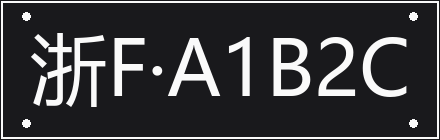
#> input picture received/b/samples/black_7.png, 440 x 140 px
$ python -i segment_chars.py   (imports and definitions only)
#> lines starting #> are read from the running program, lines starting #| are printed output that depends on the picture; after the words box and inside, x2 and y2 are one past the last pixel; in counts of white or black regions, pixels touching at a corner belong together
# -*- coding: utf-8 -*-
"""
segment_chars.py —— 车牌字符分割

处理流程：
    车牌图 -> 尺寸归一化 -> 灰度 -> Otsu 二值化（自动判断极性）
          -> 去边框/铆钉/噪点 -> 形态学闭运算补断笔
          -> 垂直投影切分 -> 合并碎块/拆分粘连 -> 过滤小圆点
          -> 输出按从左到右排序的字符图 + 位置

输入：单块车牌彩色图（BGR 或 RGB）
输出：dict(chars=[图], boxes=[(x,y,w,h)], count=n, status='ok'/'count_abnormal'/'no_char')

说明：全部用 numpy + Pillow 实现，不依赖 OpenCV；函数名与 cv2 方案一一对应，
     若要换回 cv2，只需替换 otsu / morph / connected_components 三个函数。
"""

import numpy as np
from PIL import Image, ImageFilter

CHAR_W, CHAR_H = 20, 40          # 输出字符图的标准尺寸（给 C 同学使用）
STD_H = 140                      # 车牌归一化高度
MIN_FG_RATIO, MAX_FG_RATIO = 0.03, 0.45


# ---------------------------------------------------------------- 基础工具
def to_gray(img):
    """RGB -> 灰度（0-255 float -> uint8）"""
    arr = np.asarray(img).astype(np.float32)
    if arr.ndim == 3:
        arr = 0.299 * arr[..., 0] + 0.587 * arr[..., 1] + 0.114 * arr[..., 2]
    return arr.astype(np.uint8)


def otsu_threshold(gray):
    """Otsu 自适应阈值，返回阈值 t（前景=gray>t 或 gray<=t，由调用方决定极性）"""
    hist = np.bincount(gray.ravel(), minlength=256).astype(np.float64)
    total = hist.sum()
    sum_all = np.dot(np.arange(256), hist)
    w_b = np.cumsum(hist)
    sum_b = np.cumsum(hist * np.arange(256))
    w_f = total - w_b
    valid = (w_b > 0) & (w_f > 0)
    mean_b = np.divide(sum_b, w_b, out=np.zeros_like(sum_b), where=w_b > 0)
    mean_f = np.divide(sum_all - sum_b, w_f, out=np.zeros_like(sum_b), where=w_f > 0)
    var = np.zeros(256)
    var[valid] = w_b[valid] * w_f[valid] * (mean_b[valid] - mean_f[valid]) ** 2
    return int(np.argmax(var))


def binarize(gray, prefer_dark_text=None):
    """
    二值化并自动确定极性。
    prefer_dark_text: True=字符是深色；False=字符是浅色；None=按前景像素占比自动判断。
    返回 (bw, polarity)，bw 中 True 表示"字符像素"。
    """
    t = otsu_threshold(gray)
    dark = gray <= t                 # 深色像素
    ratio_dark = dark.mean()

    if prefer_dark_text is None:
        prefer_dark_text = ratio_dark <= MAX_FG_RATIO

    if prefer_dark_text:
        bw = dark
        if not (MIN_FG_RATIO <= bw.mean() <= MAX_FG_RATIO):
            bw = ~dark
    else:
        bw = ~dark
        if not (MIN_FG_RATIO <= bw.mean() <= MAX_FG_RATIO):
            bw = dark

    return bw, bool(prefer_dark_text)


def morph(bw, size=3, op="close"):
    """形态学；用 PIL 的 Min/Max 滤波器实现（等价于 cv2.erode / cv2.dilate 的方核）"""
    im = Image.fromarray((bw * 255).astype(np.uint8), mode="L")
    if op == "close":
        im = im.filter(ImageFilter.MaxFilter(size)).filter(ImageFilter.MinFilter(size))
    elif op == "open":
        im = im.filter(ImageFilter.MinFilter(size)).filter(ImageFilter.MaxFilter(size))
    elif op == "dilate":
        im = im.filter(ImageFilter.MaxFilter(size))
    elif op == "erode":
        im = im.filter(ImageFilter.MinFilter(size))
    return np.array(im) > 127


def connected_components(bw):
    """
    两遍扫描 + 并查集的连通域标记。
    返回 (labels, n)，labels 中 0 表示背景，1..n 为连通域编号。
    """
    h, w = bw.shape
    labels = np.zeros((h, w), dtype=np.int32)
    parent = [0]

    def find(x):
        while parent[x] != x:
            parent[x] = parent[parent[x]]
            x = parent[x]
        return x

    def union(a, b):
        ra, rb = find(a), find(b)
        if ra != rb:
            parent[max(ra, rb)] = min(ra, rb)

    nxt = 1
    for y in range(h):
        row = bw[y]
        for x in range(w):
            if not row[x]:
                continue
            up = labels[y - 1, x] if y > 0 else 0
            left = labels[y, x - 1] if x > 0 else 0
            if up and left:
                labels[y, x] = min(up, left)
                union(up, left)
            elif up or left:
                labels[y, x] = up or left
            else:
                labels[y, x] = nxt
                parent.append(nxt)
                nxt += 1

    for y in range(h):
        for x in range(w):
            if labels[y, x]:
                labels[y, x] = find(labels[y, x])
    uniq = np.unique(labels)
    uniq = uniq[uniq > 0]
    remap = {int(v): i + 1 for i, v in enumerate(uniq)}
    for y in range(h):
        for x in range(w):
            if labels[y, x]:
                labels[y, x] = remap[int(labels[y, x])]
    return labels, len(uniq)


def component_boxes(labels, n):
    """连通域列表 [(id, x, y, w, h, area)]"""
    out = []
    for i in range(1, n + 1):
        ys, xs = np.where(labels == i)
        if len(xs) == 0:
            continue
        x0, x1 = xs.min(), xs.max()
        y0, y1 = ys.min(), ys.max()
        out.append((i, int(x0), int(y0), int(x1 - x0 + 1), int(y1 - y0 + 1), int(len(xs))))
    return out


# ---------------------------------------------------------------- 主流程
def _normalize_size(img):
    """按高度归一化，保持长宽比（过高或过扁的车牌会被拉回合理范围）"""
    h, w = img.shape[:2]
    scale = STD_H / float(h)
    nw = max(1, int(round(w * scale)))
    pil = Image.fromarray(img.astype(np.uint8))
    return np.array(pil.resize((nw, STD_H), Image.LANCZOS))


def _clean(bw):
    """去除接触边框的连通域、铆钉与小噪点"""
    h, w = bw.shape
    labels, n = connected_components(bw)
    keep = np.zeros_like(bw)
    for (cid, x, y, ww, hh, area) in component_boxes(labels, n):
        # 贴边：整块被裁掉（边框）
        if x <= 1 or y <= 1 or x + ww >= w - 1 or y + hh >= h - 1:
            continue
        # 噪点
        if area < 0.0008 * h * w:
            continue
        # 铆钉：矮且位于上下边缘
        if hh < 0.25 * h and (y < 0.10 * h or y + hh > 0.90 * h):
            continue
        keep |= (labels == cid)
    return keep


def _project_segments(bw, min_gap=2):
    """垂直投影切分：返回 [(x0, x1)] 列区间"""
    col = bw.sum(axis=0)
    on = col > max(1, 0.02 * bw.shape[0])
    segs, start = [], None
    gap = 0
    for x, v in enumerate(on):
        if v:
            if start is None:
                start = x
            gap = 0
        else:
            if start is not None:
                gap += 1
                if gap >= min_gap:
                    segs.append((start, x - gap))
                    start = None
    if start is not None:
        segs.append((start, len(on) - 1))
    return segs


def _merge_and_split(segs, bw, target_w):
    """
    合并"笔画断裂"造成的相邻碎块（间距 ≤2px 且合并后不过宽），
    并拆分"字符粘连"造成的过宽块（宽度 > 1.45 标准宽）。
    """
    # 合并：仅当间隙极小，避免把小圆点、细窄字符并进前一个字符
    merged = []
    for (a, b) in segs:
        if merged:
            gap = a - merged[-1][1] - 1
            w_comb = b - merged[-1][0] + 1
            if gap <= 2 and w_comb <= 1.30 * target_w:
                merged[-1] = (merged[-1][0], b)
                continue
        merged.append((a, b))

    # 拆分：过宽块按标准宽等分，切点取投影局部最小处
    out = []
    for (x0, x1) in merged:
        w = x1 - x0 + 1
        if w > 1.45 * target_w:
            k = int(round(w / target_w))
            col = bw[:, x0:x1 + 1].sum(axis=0)
            cuts = [x0]
            for j in range(1, k):
                lo = x0 + int(w * j / k * 0.75)
                hi = x0 + int(w * j / k * 1.25)
                lo, hi = max(lo, x0 + 1), min(hi, x1)
                if hi <= lo:
                    cuts.append(x0 + int(w * j / k))
                else:
                    cuts.append(lo + int(np.argmin(col[lo - x0:hi - x0])))
            cuts.append(x1)
            for a, b in zip(cuts[:-1], cuts[1:]):
                if b - a > 2:
                    out.append((a, b))
        else:
            out.append((x0, x1))
    return out


def segment_plate(img, assume_bgr=False, prefer_dark_text=None, debug=False):
    """
    分割单块车牌。

    参数
    ----
    img : 彩色车牌图（numpy 数组或 PIL.Image）
    assume_bgr : 输入是否为 BGR 顺序
    prefer_dark_text : 是否深色字符；None 表示自动判断
    debug : 为 True 时返回中间过程图

    返回 dict：
        chars   : [numpy 数组]，按从左到右排序，已归一化到 CHAR_H x CHAR_W
        boxes   : [(x, y, w, h)]，原车牌坐标系
        count   : 字符个数
        status  : 'ok' / 'count_abnormal' / 'no_char'
        stages  : 中间过程图（debug=True 时）
    """
    if isinstance(img, Image.Image):
        img = np.array(img.convert("RGB"))
    img = np.asarray(img)
    if img.ndim == 2:
        img = np.stack([img] * 3, axis=-1)
    if assume_bgr:
        img = img[..., ::-1]

    norm = _normalize_size(img)
    gray = to_gray(norm)

    bw, polarity = binarize(gray, prefer_dark_text)
    bw = morph(bw, 3, "close")
    bw = _clean(bw)

    h, w = bw.shape
    target_w = 0.55 * h                      # 车牌字符宽约为车高的 0.5~0.6
    segs = _project_segments(bw)
    segs = _merge_and_split(segs, bw, target_w)

    # 过滤：高度太小（小圆点、噪点）或过窄
    boxes = []
    for (x0, x1) in segs:
        sub = bw[:, x0:x1 + 1]
        ys, xs = np.where(sub)
        if len(ys) == 0:
            continue
        y0, y1 = ys.min(), ys.max()
        hh = y1 - y0 + 1
        ww = x1 - x0 + 1
        if hh < 0.32 * h:                    # 字符高一般在车高的 40%~70%
            continue
        if ww < 0.25 * target_w:             # 过窄（小圆点、噪点、断笔）
            continue
        boxes.append((int(x0), int(y0), int(ww), int(hh)))

    boxes.sort(key=lambda b: b[0])

    chars = []
    for (x, y, ww, hh) in boxes:
        crop = bw[y:y + hh, x:x + ww]
        chars.append(_norm_char(crop))

    count = len(chars)
    if count == 0:
        status = "no_char"
    elif count in (7, 8):
        status = "ok"
    else:
        status = "count_abnormal"

    result = {"chars": chars, "boxes": boxes, "count": count, "status": status}
    if debug:
        result["stages"] = {"norm": norm, "gray": gray, "bw": bw,
                            "segs": segs, "polarity": polarity}
    return result


def _norm_char(crop):
    """字符图归一化到固定尺寸（保持长宽比，居中补边）"""
    h, w = crop.shape
    if h == 0 or w == 0:
        return np.zeros((CHAR_H, CHAR_W), dtype=np.uint8)
    scale = min((CHAR_H - 4) / h, (CHAR_W - 4) / w)
    nh, nw = max(1, int(h * scale)), max(1, int(w * scale))
    im = Image.fromarray((crop * 255).astype(np.uint8), mode="L")
    im = im.resize((nw, nh), Image.LANCZOS)
    canvas = Image.new("L", (CHAR_W, CHAR_H), 0)
    canvas.paste(im, ((CHAR_W - nw) // 2, (CHAR_H - nh) // 2))
    return np.array(canvas)


# [14 lines not run here, left out]

>>> from PIL import Image
>>> picture = Image.open('samples/black_7.png')
#> picture is the input picture: PIL image 440x140 RGB; mean R, G, B 60, 60, 62.5
>>> result = segment_plate(picture)
#> in otsu_threshold, `hist = np.bincount(gray.ravel(), minlength=256).astype(np.float64)`: hist = 256 values, max 50939 at index 25, min 0 at index 0, mean 240.6
#> in otsu_threshold, `total = hist.sum()`: total = 61600
#> in otsu_threshold, `sum_all = np.dot(np.arange(256), hist)`: sum_all = 3695977
#> in otsu_threshold, `w_b = np.cumsum(hist)`: w_b = 256 values from 0 to 61600
#> in otsu_threshold, `sum_b = np.cumsum(hist * np.arange(256))`: sum_b = 256 values from 0 to 3695977
#> in otsu_threshold, `w_f = total - w_b`: w_f = 256 values, max 61600 at index 0, min 0 at index 250, mean 14437.4
#> in otsu_threshold, `mean_b = np.divide(sum_b, w_b, out=np.zeros_like(sum_b), where=w_b > 0)`: mean_b = 256 values from 0 to 60
#> in otsu_threshold, `mean_f = np.divide(sum_all - sum_b, w_f, out=np.zeros_like(sum_b), whe..`: mean_f = 256 values, max 250 at index 249, min 0 at index 250, mean 218.8
#> in binarize, `t = otsu_threshold(gray)`: t = 134
#> in binarize, `dark = gray <= t`:
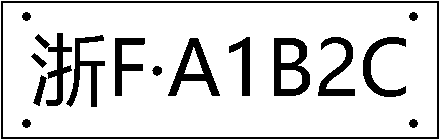
#> dark: shape (140, 440) bool; 84.3% white; 16 black regions, largest, box (x1, y1, x2, y2) and area: (1, 1, 439, 139) 2288, (274, 38, 310, 96) 1175, (168, 38, 220, 96) 1032
#> in binarize, `ratio_dark = dark.mean()`: ratio_dark = 0.843
#> in binarize, `prefer_dark_text = ratio_dark <= MAX_FG_RATIO`: prefer_dark_text = False
#> in morph, `im = im.filter(ImageFilter.MaxFilter(size)).filter(ImageFilter.MinFilt..`: im: PIL image 440x140 L; 17.6% white; 14 white regions, largest, box (x1, y1, x2, y2) and area: (0, 0, 440, 140) 3444, (33, 33, 105, 107) 1856, (274, 38, 310, 96) 1180
#> after the loop in connected_components, `for y in range(h):`: labels: shape (140, 440) int32; 154 distinct labels, from 0 to 153
#> after the loop in connected_components, `for y in range(h):`:
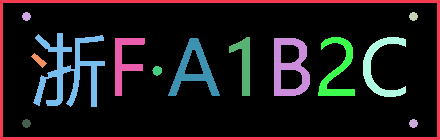
#> labels: shape (140, 440) int32; 15 distinct labels, from 0 to 149; one colour per label, 0 black
#> after the loop in connected_components, `for y in range(h):`:
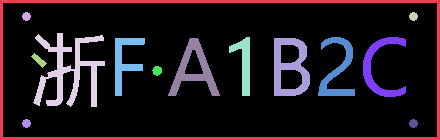
#> labels: shape (140, 440) int32; 15 distinct labels, from 0 to 14; one colour per label, 0 black
#> the loop in _clean, `for (cid, x, y, ww, hh, area) in component_boxes(labels, n):` made 14 passes
#> (x, y, ww, hh, area) on passes 1 to 12: (0, 0, 440, 140, 3444), (22, 12, 9, 9, 61), (409, 12, 9, 9, 61), (33, 33, 72, 74, 1856), (229, 37, 21, 59, 558), (318, 37, 37, 59, 816), (363, 37, 43, 60, 820), (115, 38, 30, 58, 713), (168, 38, 52, 58, 1039), (274, 38, 36, 58, 1180), (31, 53, 16, 15, 94), (152, 66, 10, 10, 73)
#> after the loop in _clean, `for (cid, x, y, ww, hh, area) in component_boxes(labels, n):`:
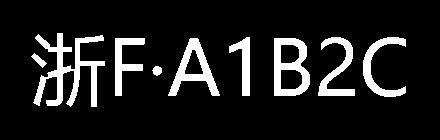
#> keep: shape (140, 440) bool; 11.6% white; 9 white regions, largest, box (x1, y1, x2, y2) and area: (33, 33, 105, 107) 1856, (274, 38, 310, 96) 1180, (168, 38, 220, 96) 1039
#> the loop in _project_segments, `for x, v in enumerate(on):` made 440 passes
#> v on passes 1 to 3: False, False, False
#> the loop in _merge_and_split, `for (a, b) in segs:` made 8 passes
#> (a, b) on passes 1 to 8: (32, 104), (115, 144), (153, 161), (169, 218), (229, 249), (274, 309), (318, 354), (363, 405)
#> the loop in _merge_and_split, `for (x0, x1) in merged:` made 8 passes
#> the loop in segment_plate, `for (x0, x1) in segs:` made 8 passes
#> pass 1, in segment_plate, `sub = bw[:, x0:x1 + 1]`:
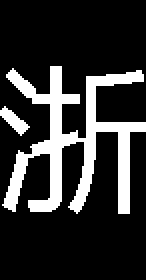
#> sub: shape (140, 73) bool (shown 2 times larger); 19.1% white; 2 white regions, box (x1, y1, x2, y2) and area: (1, 33, 73, 107) 1856, (0, 53, 15, 68) 93
#> after the loop in segment_plate, `for (x0, x1) in segs:`:
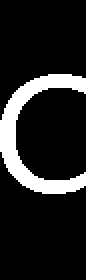
#> sub: shape (140, 43) bool (shown 2 times larger); 13.6% white; 1 white region, box (x1, y1, x2, y2) and area: (0, 37, 43, 97) 820
#> the loop in segment_plate, `for (x, y, ww, hh) in boxes:` made 7 passes
#> (x, y, ww, hh) on passes 1 to 7: (32, 33, 73, 74), (115, 38, 30, 58), (169, 38, 50, 58), (229, 37, 21, 59), (274, 38, 36, 58), (318, 37, 37, 59), (363, 37, 43, 60)
#> after the loop in segment_plate, `for (x, y, ww, hh) in boxes:`:
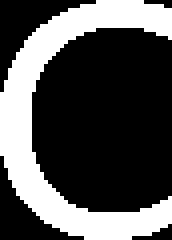
#> crop: shape (60, 43) bool (shown 4 times larger); 31.8% white; 1 white region, box (x1, y1, x2, y2) and area: (0, 0, 43, 60) 820
